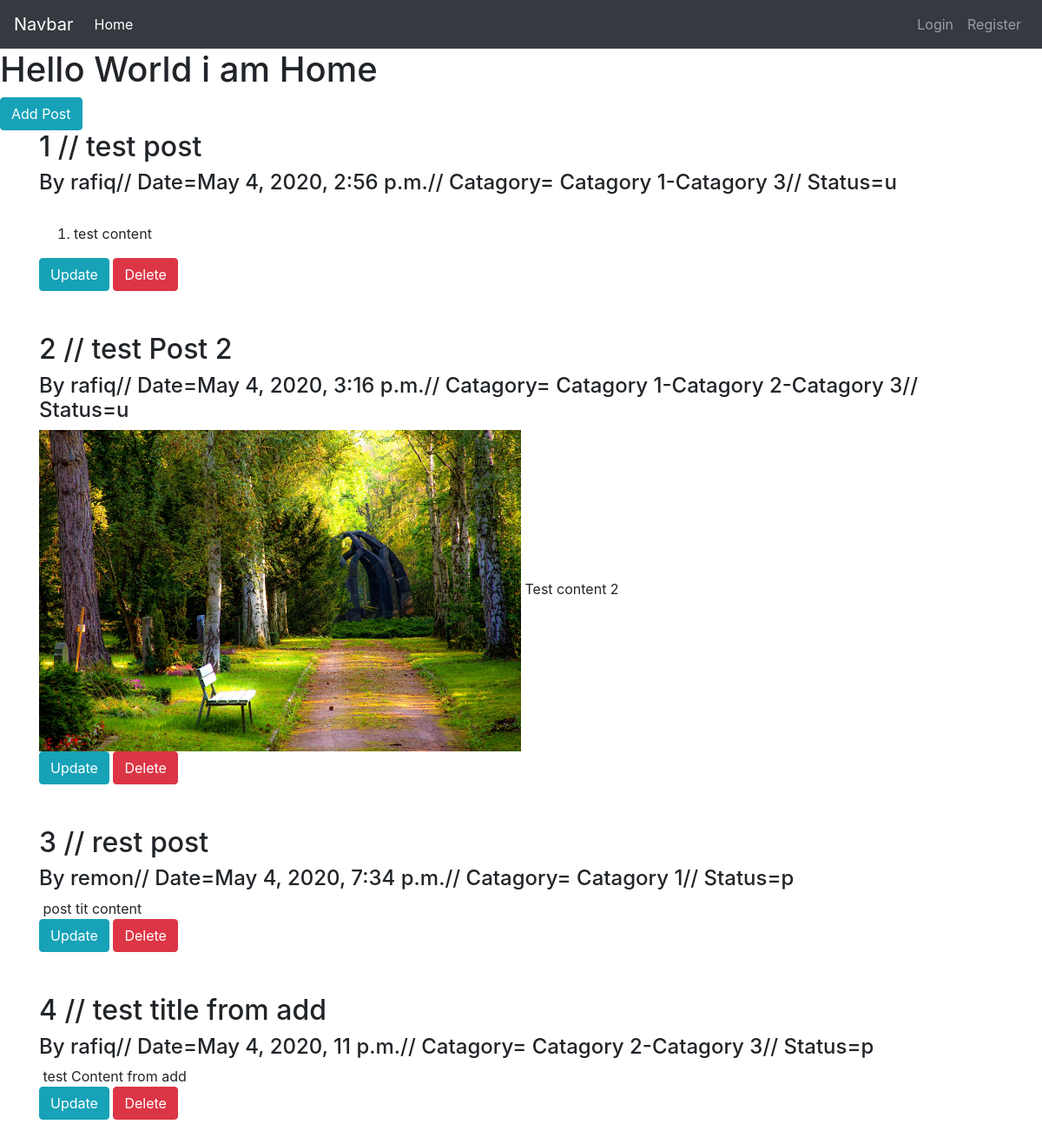
The page / on the database its author committed.
### posts/models.py (models this page shows, shortened)
class Post(models.Model):
    status = [
        ('u','Unpublish'),
        ('w','wait'),
        ('p','Publish'),
    ]
    title = models.CharField(max_length=200)
    content = HTMLField()
    img = models.ImageField(upload_to='img/')
    date = models.DateTimeField(auto_now_add=True)
    catagory = models.ManyToManyField(Catagory, default=None)
    status = models.CharField(max_length=1, choices=status, default='u')
    author = models.ForeignKey(User, on_delete=models.CASCADE, default=1)
    class Meta:
        db_table = 'postdetales'
        verbose_name = 'Post'
        verbose_name_plural = 'Posts'
        ordering = ['id']

class Catagory(models.Model):
    title = models.CharField(max_length=200)
    def __str__(self):
        return self.title

### posts/views.py (the view)
# urls.py: 2. Add a URL to urlpatterns:  path('', Home.as_view(), name='home')
class Home(TemplateView):
    template_name = 'index.html'
    model = Post
    def get_context_data(self, **kwargs):
        context = super().get_context_data(**kwargs)
        context = {
            'object_list':Post.objects.all()
        }
        return context

### posts/templates/index.html
{% extends 'base.html' %}
{% load crispy_forms_tags %}
{% block content %}
    <h1>Hello World i am Home</h1>
    <a href="{% url 'add' %}" class="btn btn-info">Add Post</a>
    <div class="container">
        {% for post in object_list %}
        <div class="post">
            <h2>{{ post.id }} // {{ post.title }}</h2>
            <h4>By {{ post.author }}// Date={{ post.date }}// Catagory= {{ post.catagory.all|join:'-' }}// Status={{ post.status }}</h4>
            <img src="{{ post.img.url }}" alt="" class="w-50">
            {% autoescape off %}
                {{ post.content }}
            {% endautoescape %}
            <div>
                <a href="/edit/{{ post.pk }}" class="btn btn-info">Update</a>
                 <a href="/delete/{{ post.pk }}" class="btn btn-danger">Delete</a>
            </div>
        </div> <br> <br>
        {% endfor %}
    </div>
{% endblock content %}

### user/templates/base.html (shortened to what this page needs)
<!doctype html>
<html lang="en">
{% load static %}
<head>
    <link rel="stylesheet" href="https://stackpath.bootstrapcdn.com/bootstrap/4.4.1/css/bootstrap.min.css"
>
</head>
<body>
    <nav class="navbar navbar-expand-lg navbar-dark bg-dark">
        <a class="navbar-brand" href="{% url 'home' %}">Navbar</a>
        <div class="collapse navbar-collapse" id="navbarNavAltMarkup">
            <div class="navbar-nav">
                <a class="nav-item nav-link active" href="{% url 'home' %}">Home <span class="sr-only">(current)</span></a>
            </div>
            <div class="ml-auto navbar-nav">
            {% if user.is_authenticated %}
                <a class="nav-item nav-link " href="{% url 'post' %}">Post</a>
                <a class="nav-item nav-link " href="{% url 'profile' %}">Profile</a>
                <a class="nav-item nav-link " href="{% url 'logout' %}">Logout</a>
            {% else %}
                <a class="nav-item nav-link" href="{% url 'login' %}">Login</a>
                <a class="nav-item nav-link " href="{% url 'register' %}">Register</a>
            {% endif %}
            </div>
        </div>
    </nav>
    {% block content %}
    {% endblock content %}
</body>
</html>

### rows shown on the page
Post: id "1", title "test post", author "rafiq", date "May 4, 2020, 2:56 p.m.", catagory.all "Catagory 1-Catagory 3", status "u", content "test content"
Post: id "2", title "test Post 2", author "rafiq", date "May 4, 2020, 3:16 p.m.", catagory.all "Catagory 1-Catagory 2-Catagory 3", status "u", img (picture), content "Test content 2"
Post: id "3", title "rest post", author "remon", date "May 4, 2020, 7:34 p.m.", catagory.all "Catagory 1", status "p", content "post tit content"
Post: id "4", title "test title from add", author "rafiq", date "May 4, 2020, 11 p.m.", catagory.all "Catagory 2-Catagory 3", status "p", content "test Content from add"
